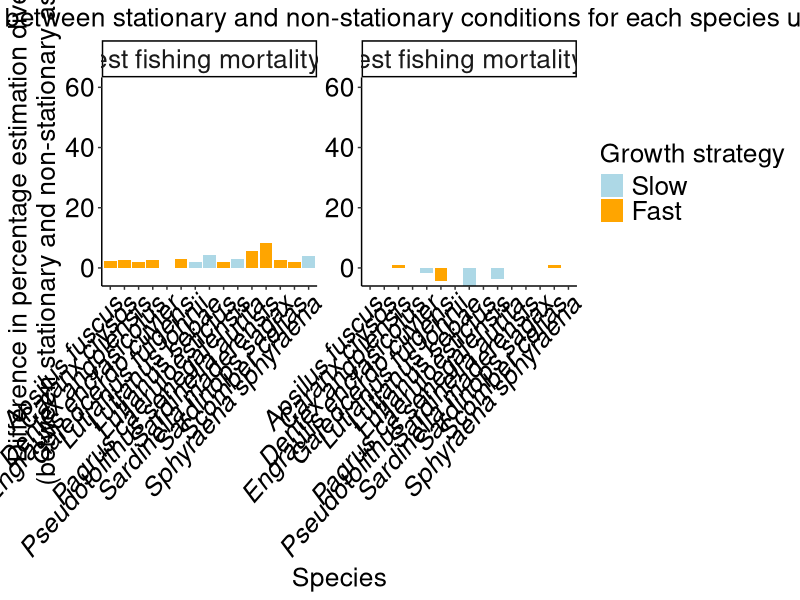

R code for this plot: (Note: this script raises an error after producing the figure.)
# Comparision of size indicators between static and dynamic conditions
# Created by : Richard Takyi (PhD Student, UTAS)

rm(list = ls())

# Load libraries
library(ggplot2)
library(tidyverse)
library(reshape2)
library(patchwork)
library(scales)

# Define reusable palette
# palette_name <- "RdBu"


# Set theme for output plots
theme_set(theme_classic())
theme_update(axis.text.x = element_text(colour = "black", size = 19, angle = 49, hjust = 1, vjust = 1, face = "italic"),
              axis.text.y = element_text(colour = "black", size = 19),
              axis.title.y.right = element_text(colour = "black", size = 19),
              axis.text.y.right = element_text(colour = "black", size = 19), 
              axis.title = element_text(size = 19),
              strip.text = element_text(size = 19),
                legend.text = element_text(size = 19),
                legend.title = element_text(size = 19),
              plot.title = element_text(size = 19, hjust = 0.5))

# Read in the data
comparison <- read.csv("Parameters/comparison.csv")
# comparison <- read.csv("Parameters/comparison_M_nonstationary.csv") 


# Ensure growth_strategy and species are treated as factors
comparison$growth_strategy <- as.factor(comparison$growth_strategy)
comparison$species <- as.factor(comparison$species)

# print(head(comparison))

n <- nrow(comparison)

#  Loop over comparison data
for (irow in 1:n) {
    # Extract the row
    row <- comparison[irow, ]
    
    # Extract the values
    growth_strategy <- row$growth_strategy
    species <- row$species
    
    # Print the values
    # print(paste("Growth Strategy:", growth_strategy))
    # print(paste("Species:", species))
    
    # Create a data frame for comparison
    comparison_df <- data.frame(species = species, 
                                 growth_strategy = growth_strategy,
                                 stationary_highest = row$stationary_highest,
                                 stationary_lowest = row$stationary_lowest,
                                 stationary_percentage_decline = row$stationary_percentage_decline,
                                 nonstationary_highest = row$nonstationary_highest,
                                 nonstationary_lowest = row$nonstationary_lowest,
                                 nonstationary_percentage_decline = row$nonstationary_percentage_decline,
                                 low_posit5 = row$low_posit5,
                                 low_negt5 = row$low_negt5,
                                 medium_posit5 = row$medium_posit5,
                                 medium_negt5 = row$medium_negt5,
                                 high_posit5 = row$high_posit5,
                                 high_negt5 = row$high_negt5,
                                 factor_chnge_stat_over_nonstat_hst_1 = row$factor_chnge_stat_over_nonstat_hst_1,
                                 factor_chnge_stat_over_nonstat_lst_1 = row$factor_chnge_stat_over_nonstat_lst_1,
                                 pfactor_chnge_nonstat_minus_stat_allover_stat_hst = row$pfactor_chnge_nonstat_minus_stat_allover_stat_hst,
                                 pfactor_chnge_nonstat_minus_stat_allover_stat_lst = row$pfactor_chnge_nonstat_minus_stat_allover_stat_lst,
                                 sp_opt_temp = row$sp_opt_temp)

    # Baseline values
    stationary_highest <- comparison$stationary_highest[irow]
    stationary_lowest <- comparison$stationary_lowest[irow]
    stationary_percentage_decline <- comparison$stationary_percentage_decline[irow]
    nonstationary_highest <- comparison$nonstationary_highest[irow]
    nonstationary_lowest <- comparison$nonstationary_lowest[irow]
    nonstationary_percentage_decline <- comparison$nonstationary_percentage_decline[irow]
    factor_chnge_stat_over_nonstat_hst_1 <- comparison$factor_chnge_stat_over_nonstat_hst_1[irow]
    factor_chnge_stat_over_nonstat_lst_1 <- comparison$factor_chnge_stat_over_nonstat_lst_1[irow]
    pfactor_chnge_nonstat_minus_stat_allover_stat_hst <- comparison$pfactor_chnge_nonstat_minus_stat_allover_stat_hst[irow]
    pfactor_chnge_nonstat_minus_stat_allover_stat_lst <- comparison$pfactor_chnge_nonstat_minus_stat_allover_stat_lst[irow]
    sp_opt_temp <- comparison$sp_opt_temp[irow]
    
}


# Plot a bar chart for factor changes in stationary vs non-stationary conditions with ggplot2
comparison_long <- comparison %>%
    mutate(
        growth_strategy = factor(growth_strategy, levels = c("Slow", "Fast"))
    ) %>%
    pivot_longer(
        cols = c(pfactor_chnge_nonstat_minus_stat_allover_stat_hst, pfactor_chnge_nonstat_minus_stat_allover_stat_lst),
        names_to = "metric",
        values_to = "value"
    ) %>%
    mutate(
        metric = recode(
            metric,
            # factor_chnge_stat_over_nonstat_hst_1 = "Lowest fishing mortality rate",
            # factor_chnge_stat_over_nonstat_lst_1 = "Highest fishing mortality rate"
            pfactor_chnge_nonstat_minus_stat_allover_stat_hst = "Lowest fishing mortality rate",
            pfactor_chnge_nonstat_minus_stat_allover_stat_lst = "Highest fishing mortality rate"
        ),
        metric = factor(metric, levels = c("Lowest fishing mortality rate", "Highest fishing mortality rate"))
    )

g10 <- ggplot() +
    # Bar plot
    geom_bar(
        data = comparison_long,
        aes(x = species, y = value, fill = growth_strategy),
        stat = "identity",
        position = "dodge"
    ) +
    facet_wrap(~ metric, scales = "free_y") +
    scale_fill_manual(
        name = "Growth strategy",
        values = c("Slow" = "lightblue", "Fast" = "orange")
    ) +
    scale_y_continuous(
        name = "Difference in percentage estimation divergence \n (between stationary and non-stationary assessment)",
    ) +
    labs(
        title = "Estimation factor difference between stationary and non-stationary conditions for each species under changing M",
        x = "Species"
    ) +
    facet_wrap(
        ~ metric, 
        scales = "free_y",
        labeller = as_labeller(function(x) x)
    ) +
    # Set y-axis limit for "Lowest fishing mortality rate" facet
    ggplot2::geom_blank(data = comparison_long %>% filter(metric == "Lowest fishing mortality rate") %>% mutate(value = 10), 
                        aes(x = species, y = value))

# Set y-axis limit for the "Lowest fishing mortality rate" facet to 10
g10 <- g10 + 
    ggplot2::facet_wrap(
        ~ metric, 
        scales = "free_y",
        labeller = as_labeller(function(x) x)
    ) +
    scale_y_continuous(
                name = "Difference in percentage estimation divergence \n (between stationary and non-stationary assessment)",
                limits = c(-6, 60),
                expand = expansion(mult = c(0, 0.05))
    ) +
    ggplot2::geom_blank(
        data = comparison_long %>% filter(metric == "Lowest fishing mortality rate") %>% mutate(value = 10),
        aes(x = species, y = value)
    )

g10


# # Save g10 plot to a file
ggsave(g10, filename = paste0("Shared/Outputs/comparison_factor_change_under_changing_M_", comparison, ".png"), width = 18, height = 12, units = "in", dpi = 300)



# # Plot a bar chart for the comparison with ggplot2
# # Reshape the data to long format for plotting multiple variables on y-axis
# # Combine stationary_highest/stationary_lowest and nonstationary_highest/nonstationary_lowest into two groups for plotting

# # # # Prepare data for bar plot (as before)
# comparison_long <- comparison %>%
#     mutate(
#         growth_strategy = factor(growth_strategy, levels = c("Slow", "Fast"))
#     ) %>%
#     pivot_longer(
#         cols = c(stationary_highest, stationary_lowest, nonstationary_highest, nonstationary_lowest),
#         names_to = "metric",
#         values_to = "value"
#     ) %>%
#     mutate(
#         group = case_when(
#             metric %in% c("stationary_highest", "stationary_lowest") ~ "Stationary conditions",
#             metric %in% c("nonstationary_highest", "nonstationary_lowest") ~ "Non-stationary conditions"
#         ),
#         metric = recode(
#             metric,
#             stationary_highest = "Highest",
#             stationary_lowest = "Lowest",
#             nonstationary_highest = "Highest",
#             nonstationary_lowest = "Lowest"
#         ),
#         group = factor(group, levels = c("Stationary conditions", "Non-stationary conditions")),
#         metric = factor(metric, levels = c("Highest", "Lowest"))
#     )

# g11 <- ggplot() +
#     # Bar plot
#     geom_bar(
#         data = comparison_long,
#         aes(x = species, y = value, fill = metric),
#         stat = "identity",
#         position = position_dodge(width = 0.8)
#     ) +
#     facet_wrap(~ group, scales = "free_y") +
#     scale_fill_manual(
#         name = "Indicator value",
#         values = c("Highest" = "brown", "Lowest" = "yellow")
#     ) +
#     scale_y_continuous(
#         name = "Length indicator"
#     ) +
#     labs(
#         title = "Highest and lowest length indicator values under lowest and highest fishing mortality rates \n, respectively, in both static and dynamic conditions at optimal temperature under changing M",
#         x = "Species"
#     )

# g11

# # # Save g11 plot to a file
# # ggsave(g11, filename = paste0("Shared/Outputs/comparison_", comparison, ".png"), width = 17, height = 9, units = "in", dpi = 600)


# # Plot a bar chart for the percentages of the comparison with ggplot2
# comparison_long <- comparison %>%
#     mutate(
#         growth_strategy = recode(
#             growth_strategy,
#             "Slow" = "Slow",
#             "Fast" = "Fast"
#         ),
#         # Set factor levels to ensure Slow comes before Fast
#         growth_strategy = factor(growth_strategy, levels = c("Slow", "Fast"))
#     ) %>%
#     pivot_longer(
#         cols = c(
#             stationary_percentage_decline, nonstationary_percentage_decline
#         ),
#         names_to = "metric",
#         values_to = "value"
#     ) %>%
#     mutate(
#         metric = recode(
#             metric,
#             stationary_percentage_decline = "Stationary conditions",
#             nonstationary_percentage_decline = "Non-stationary conditions"
#         ),
#         # Set factor levels to ensure stationary comes before non-stationary
#         metric = factor(
#             metric,
#             levels = c("Stationary conditions", "Non-stationary conditions")
#         )
#     )
# g12 <- ggplot(comparison_long,
#     aes(x = species, y = value, fill = growth_strategy)
# ) +
#     geom_bar(stat = "identity", position = "dodge") +
#     facet_wrap(~ metric, scales = "free_y") +
#     scale_fill_manual(
#         name = "Growth strategy",
#         values = c("Slow" = "lightblue", "Fast" = "orange")
#     ) +
#     labs(
#         title = "Percentage decline in length indicator values between lowest and highest \n fishing mortality rates under stationary and non-stationary conditions under changing M",
#         x = "Species",
#         y = "Percentage (%) decline in length indicator"
#     )

# g12

# Save g12 plot to a file
# ggsave(g12, filename = paste0("Shared/Outputs/comparison_percentage_", comparison, ".png"), width = 18, height = 9, units = "in", dpi = 600)


# # Save g11 and g12 plots to a file  
# # Combine g10 and g11 using patchwork and save as a single image
# ggsave(g11 / g12, filename = "Shared/Outputs/comparison_combined.png", width = 22, height = 22, units = "in", dpi = 600)



# Reshape data for plotting: combine posit5 and negt5 for each Fmort level, distinguish by temperature direction
comparison_long <- comparison %>%
    mutate(
        growth_strategy = factor(growth_strategy, levels = c("Slow", "Fast"))
    ) %>%
    pivot_longer(
        cols = c(
            low_posit5, low_negt5,
            medium_posit5, medium_negt5,
            high_posit5, high_negt5
        ),
        names_to = "metric",
        values_to = "value"
    ) %>%
    mutate(
        Fmort = case_when(
            grepl("^low_", metric) ~ "0.01",
            grepl("^medium_", metric) ~ "0.40",
            grepl("^high_", metric) ~ "1.77"
        ),
        Temp = case_when(
            grepl("posit5$", metric) ~ "+5°C",
            grepl("negt5$", metric) ~ "-5°C"
        ),
        Fmort = factor(Fmort, levels = c("0.01", "0.40", "1.77")),
        Temp = factor(Temp, levels = c("+5°C", "-5°C"))
    )

g13 <- ggplot(comparison_long,
    aes(x = species, y = value, fill = Temp, group = Temp)
) +
    geom_bar(stat = "identity", position = position_dodge(width = 0.8)) +
    facet_wrap(~ Fmort, scales = "free_y") +
    scale_fill_manual(
        name = "Temperature",
        values = c("+5°C" ="red", "-5°C" = "skyblue")
    ) +
    scale_y_continuous(
        limits = c(0, 0.35),
        expand = expansion(mult = c(0, 0.05))
    ) +
    labs(
        title = "Stationary vs non-stationary length-based indicator differences for each species at +5°C and -5°C",
        x = "Species",
        y = "Estimation divergence \n (Stationary vs non-stationary length indicator)"
    ) 

g13

# # Save g13 plot to a file
ggsave(g13, filename = paste0("Shared/Outputs/comparison_low_medium_high_", comparison, ".png"), width = 18, height = 9, units = "in", dpi = 300)

# Prepare data for bar plot (as before)
# Prepare data for plotting highest and lowest values together for shared legend

# Combine highest and lowest into one long dataframe
comparison_hilo_long <- comparison %>%
    mutate(
        growth_strategy = factor(growth_strategy, levels = c("Slow", "Fast"))
    ) %>%
    pivot_longer(
        cols = c(stationary_highest, nonstationary_highest, stationary_lowest, nonstationary_lowest),
        names_to = "metric",
        values_to = "value"
    ) %>%
    mutate(
        condition = case_when(
            metric %in% c("stationary_highest", "stationary_lowest") ~ "Stationary",
            metric %in% c("nonstationary_highest", "nonstationary_lowest") ~ "Non-stationary"
        ),
        indicator = case_when(
            metric %in% c("stationary_highest", "nonstationary_highest") ~ "Highest values per species",
            metric %in% c("stationary_lowest", "nonstationary_lowest") ~ "Lowest values per species"
        ),
        condition = factor(condition, levels = c("Stationary", "Non-stationary")),
        indicator = factor(indicator, levels = c("Highest values per species", "Lowest values per species"))
    )

g14_combined <- ggplot(comparison_hilo_long,
    aes(x = species, y = value, fill = condition)
) +
    geom_bar(stat = "identity", position = position_dodge(width = 0.8)) +
    scale_fill_manual(
        name = "Condition",
        values = c("Stationary" = "brown", "Non-stationary" = "orange")
    ) +
    facet_wrap(~ indicator, scales = "free_y") +
    labs(
        title = "Highest and lowest length indicator values under stationary \n and non-stationary conditions at optimal temperature",
        x = "Species",
        y = "Length indicator"
    ) +
    facet_wrap(~ indicator, scales = "free_y") +
    scale_y_continuous(
        limits = c(0, 0.8),
        expand = expansion(mult = c(0, 0.05))
    )

g14_combined


# # Plot a grouped bar chart showing both stationary and non-stationary percentage declines side by side for each species

comparison_long <- comparison %>%
    mutate(
        growth_strategy = factor(growth_strategy, levels = c("Slow", "Fast"))
    ) %>%
    pivot_longer(
        cols = c(stationary_percentage_decline, nonstationary_percentage_decline),
        names_to = "Condition",
        values_to = "Percentage_Decline"
    ) %>%
    mutate(
        Condition = recode(
            Condition,
            stationary_percentage_decline = "Stationary",
            nonstationary_percentage_decline = "Non-stationary"
        ),
        Condition = factor(Condition, levels = c("Stationary", "Non-stationary"))
    )

g15 <- ggplot(comparison_long,
    aes(x = species, y = Percentage_Decline, fill = Condition)
) +
    geom_bar(stat = "identity", position = position_dodge(width = 0.8)) +
    scale_fill_manual(
        name = "Condition",
        values = c("Stationary" = "brown", "Non-stationary" = "orange")
    ) +
        scale_y_continuous(
            limits = c(0, 60),
            expand = expansion(mult = c(0, 0.05))
        ) +
        labs(
        title = "Percentage decline in length indicator values between lowest \n and highest fishing mortality rates under changing M",
        x = "Species",
        y = "Percentage (%) decline in length indicator"
    )

g15

# # # Save g15 plot to a file
ggsave(g14_combined + g15, filename = paste0("Shared/Outputs/comparison_percentage_under_changing_M_", comparison, ".png"), width = 26, height = 12, units = "in", dpi = 300)

# # ## Changes in indicators with temperature and fishing mortality
